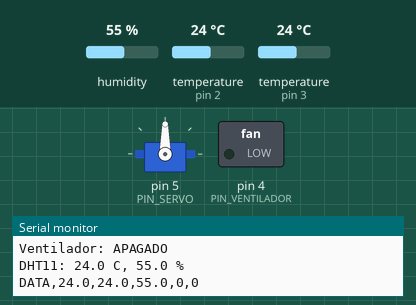
Bench run of a sketch on a simulated Arduino Nano, built with avr-gcc and run on an emulated ATmega328P. Parts: servo, switched loads named in the sketch (green lamp = pin HIGH), the last lines printed to the serial monitor. The test bench sets the inputs (shaded band); at power-on: temperature (sensors on pin 3, pin 2) 24 °C, humidity 55 %.

Above: at 5.6 s.
5.7 s: temperature (sensor on pin 3) set to 28 °C
8.8 s: temperature (sensor on pin 3) set to 31 °C
At 8.98 s:
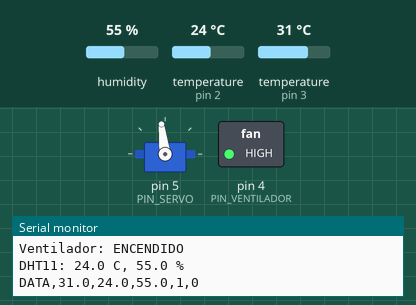
At 9.6 s:
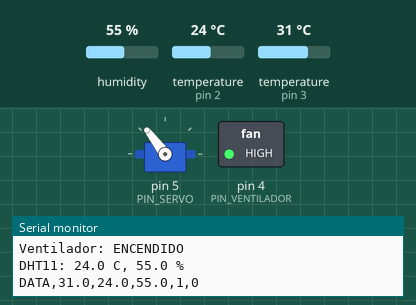
12.3 s: temperature (sensor on pin 3) set to 12 °C
At 14.0 s:
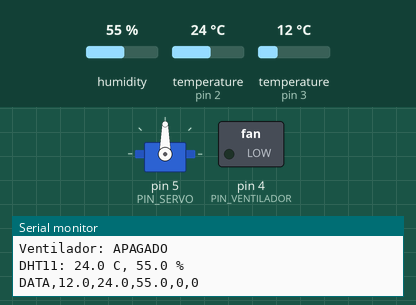
Timing chart, 0 to 15.5 s (numbered marks = the images above; inputs shaded):
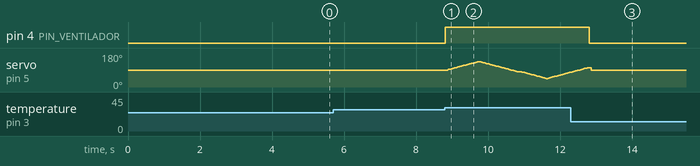

Measured:
- the behaviour switches between 29 and 30 °C on temperature (sensor on pin 3) (found by bisection; images 0 and 1)
- after the input at 8.8 s, pin 4 (PIN_VENTILADOR): LOW → HIGH at once
- after the input at 12.3 s, pin 4 (PIN_VENTILADOR): HIGH → LOW after 0.51 s
- by itself, servo on pin 5 (PIN_SERVO): rises from 77° to 103° in 0.48 s, then falls to 90° in 0.09 s

The sketch:

arduino_nano_original.ino
```cpp
#include <OneWire.h>
#include <DallasTemperature.h>
#include <DHT.h>
#include <Servo.h>

// ============================================================================
// PROYECTO: Sistema de Enfriamiento Autónomo Inteligente para Equipos Electrónicos (IoT)
// FIRMWARE ACTUAL EN PRODUCCIÓN: Arduino Nano (Control Local y Adquisición Unidireccional)
// UNIVERSIDAD: Universidad Nacional de Trujillo
// ============================================================================

// Pines de Conexión
#define PIN_DHT 2         // DHT11 DATA -> D2
#define PIN_DS18B20 3     // DS18B20 1-Wire DATA -> D3 (Pull-up 10 kΩ a 5V)
#define PIN_VENTILADOR 4  // Módulo MOSFET TRIG -> D4
#define PIN_SERVO 5       // Servomotor SG90 SIGNAL -> D5

// Temperaturas de control autónomo local
const float TEMP_ENCENDIDO = 30.0;
const float TEMP_APAGADO = 29.0;

// Barrido del servo (orienta el flujo de aire)
const int ANGULO_MIN = 45;
const int ANGULO_MAX = 135;
const int ANGULO_REPOSO = 90;
const unsigned long PASO_SERVO_MS = 20;  // Velocidad de paso del barrido

// Tiempos de ciclo y conversión
const unsigned long PERIODO_MS = 2000;
const unsigned long ESPERA_CONVERSION_MS = 800;

const float INVALIDO = -999.0;

OneWire oneWire(PIN_DS18B20);
DallasTemperature sensor(&oneWire);
DHT dht(PIN_DHT, DHT11);
Servo servo;

bool ventiladorEncendido = false;
bool esperandoConversion = false;
unsigned long tCiclo = 0;
unsigned long tSolicitud = 0;
unsigned long tServo = 0;

int angulo = ANGULO_REPOSO;
int paso = 1;

float ultimaTempDHT = INVALIDO;
float ultimaHumedad = INVALIDO;

void setup() {
  Serial.begin(9600);

  sensor.begin();
  sensor.setWaitForConversion(false);  // No bloquear el ciclo (el servomotor continúa su barrido)
  dht.begin();

  pinMode(PIN_VENTILADOR, OUTPUT);
  digitalWrite(PIN_VENTILADOR, LOW);

  servo.attach(PIN_SERVO);
  servo.write(ANGULO_REPOSO);

  Serial.println(F("SISTEMA DE ENFRIAMIENTO AUTOMATICO"));
}

void loop() {
  unsigned long ahora = millis();

  // 1) Solicitar conversión de temperatura al DS18B20 cada PERIODO_MS (2 s)
  if (!esperandoConversion && ahora - tCiclo >= PERIODO_MS) {
    sensor.requestTemperatures();
    tSolicitud = ahora;
    tCiclo = ahora;
    esperandoConversion = true;
  }

  // 2) Cuando concluye el tiempo de conversión (800 ms), procesar lecturas
  if (esperandoConversion && ahora - tSolicitud >= ESPERA_CONVERSION_MS) {
    esperandoConversion = false;
    procesarLectura();
  }

  // 3) Actualizar barrido angular del servomotor sin bloqueo
  actualizarServo(ahora);
}

void procesarLectura() {
  float temperatura = sensor.getTempCByIndex(0);

  bool error = (temperatura == DEVICE_DISCONNECTED_C ||
                temperatura < -55.0 ||
                temperatura > 125.0);

  // Lógica de histéresis y protección térmica segura
  if (error) {
    // Ante desconexión o fallo del sensor, ventilador encendido por seguridad obligatoria
    ventiladorEncendido = true;
  }
  else if (temperatura >= TEMP_ENCENDIDO) {
    ventiladorEncendido = true;
  }
  else if (temperatura <= TEMP_APAGADO) {
    ventiladorEncendido = false;
  }

  digitalWrite(PIN_VENTILADOR, ventiladorEncendido ? HIGH : LOW);

  // Lectura del sensor ambiental DHT11
  float h = dht.readHumidity();
  float tc = dht.readTemperature();
  if (!isnan(h)) ultimaHumedad = h;
  if (!isnan(tc)) ultimaTempDHT = tc;

  // Monitor Serial de depuración humana
  Serial.println(F("------------------------"));
  if (error) {
    Serial.println(F("ERROR: DS18B20 desconectado"));
    Serial.println(F("Ventilador: ENCENDIDO (seguridad)"));
  } else {
    Serial.print(F("Temperatura DS18B20: "));
    Serial.print(temperatura, 1);
    Serial.println(F(" C"));
    Serial.print(F("Ventilador: "));
    Serial.println(ventiladorEncendido ? F("ENCENDIDO") : F("APAGADO"));
  }
  Serial.print(F("DHT11: "));
  Serial.print(ultimaTempDHT, 1);
  Serial.print(F(" C, "));
  Serial.print(ultimaHumedad, 1);
  Serial.println(F(" %"));

  // Trama de datos para el ESP32:
  // Formato: DATA,tempDS18B20,tempDHT11,humedad,ventilador,error
  Serial.print(F("DATA,"));
  Serial.print(error ? INVALIDO : temperatura, 1);
  Serial.print(',');
  Serial.print(ultimaTempDHT, 1);
  Serial.print(',');
  Serial.print(ultimaHumedad, 1);
  Serial.print(',');
  Serial.print(ventiladorEncendido ? 1 : 0);
  Serial.print(',');
  Serial.println(error ? 1 : 0);
}

void actualizarServo(unsigned long ahora) {
  if (ventiladorEncendido) {
    if (ahora - tServo >= PASO_SERVO_MS) {
      tServo = ahora;
      angulo += paso;
      if (angulo >= ANGULO_MAX) { angulo = ANGULO_MAX; paso = -1; }
      else if (angulo <= ANGULO_MIN) { angulo = ANGULO_MIN; paso = 1; }
      servo.write(angulo);
    }
  } else if (angulo != ANGULO_REPOSO) {
    angulo = ANGULO_REPOSO;
    paso = 1;
    servo.write(ANGULO_REPOSO);
  }
}
```
